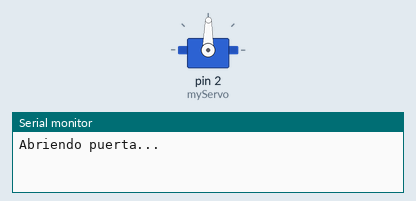
Recording of a sketch running on a simulated Arduino Uno, built with avr-gcc and run on an emulated ATmega328P. Shown: servo, the last lines printed to the serial monitor.

Above: at 0.05 s.
At 3.35 s:
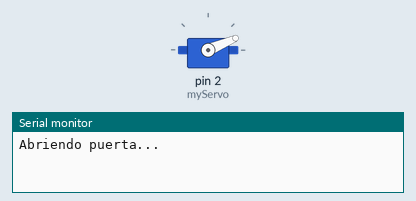
At 6.65 s:
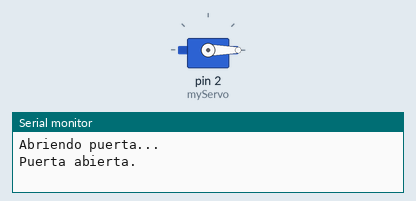
At 13.35 s:
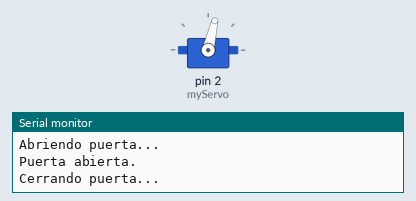
Timing chart, 0 to 24.7 s (numbered marks = the images above):
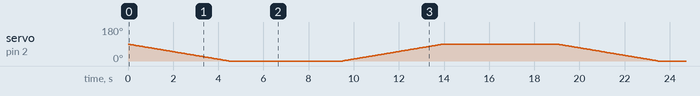

The sketch:

Servomotor.ino
```cpp
#include <Servo.h>

Servo myServo;

void setup() {
   myServo.attach(2);
   Serial.begin(9600);
}

void loop() {
   abrirPuerta();
   delay(5000);
   cerrarPuerta();
   delay(5000);
}

void abrirPuerta() {
   Serial.println("Abriendo puerta...");
   int angulo = 90;
   do {
      angulo = angulo - 1;
      myServo.write(angulo);
      delay(50);
   } while (angulo > 0);
   Serial.println("Puerta abierta.");
}

void cerrarPuerta() {
   Serial.println("Cerrando puerta...");
   int angulo = 0;
   do {
      angulo = angulo + 1;
      myServo.write(angulo);
      delay(50);
   } while (angulo < 90);
   Serial.println("Puerta cerrada.");
}
```
